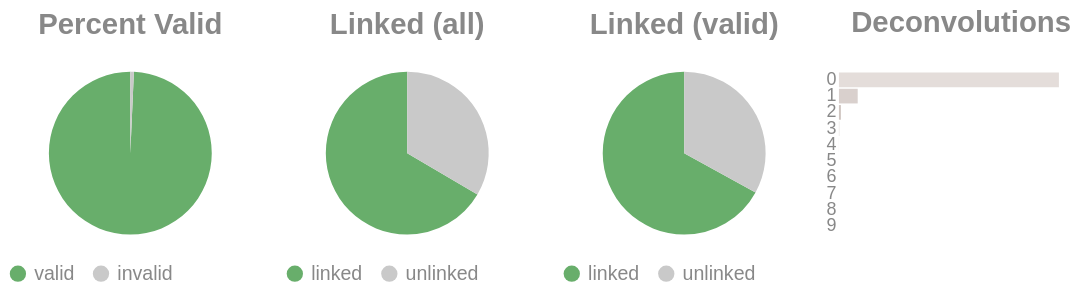

Here is the notebook cell this chart was saved with:
### Code cell
if SKIPLR:
    pass
else:
    clash = Counter()
    for i in valids['molecule'].to_list():
        _mol = i.split("-")
        if len(_mol) == 1:
            clash.update('0')
        else:
            clash.update(_mol[-1])

    _d = {"deconvolutions": [], 'count': []}
    for k,v in clash.items():
        _d['deconvolutions'].append(k)
        _d['count'].append(v)

    tot_valid = valids['reads'].sum()
    mask = valids['reads'] >= 2
    n_linked_reads = valids.filter(mask)['reads'].sum()
    if n_linked_reads == 0:
        print_html("No linked molecules (>=2 reads) were detected; skipping linked-only distributions.")
        SKIPLR = True
    else:
        perc_valid = round(tot_valid / n_reads, 4)
        linked_perc_abs = round(n_linked_reads / n_reads, 4)
        linked_perc = round(n_linked_reads / tot_valid, 4)

    _valid = pl.DataFrame({"valids": ['valid', 'invalid'], "count": [tot_valid, n_reads - tot_valid]})
    _linked_abs = pl.DataFrame({"linked (absolute)": ['linked', 'unlinked'], "count": [n_linked_reads, n_reads - n_linked_reads]})
    _linked_rel = pl.DataFrame({"linked (valids)": ['linked', 'unlinked'], "count": [n_linked_reads, tot_valid - n_linked_reads]})

    (
        alt.hconcat(
            piechart(_valid, goodval = 'valid', title = "Percent Valid"),
            piechart(_linked_abs, goodval = "linked", title =  "Linked (all)"),
            piechart(_linked_rel, goodval = "linked", title =  "Linked (valid)"),
            convolutionbar(pl.DataFrame(_d), title = "Deconvolutions"),
            center = True,
            bounds = 'flush'
        )
        .resolve_scale(color='independent')
        .resolve_legend('independent')
        .properties(usermeta={'embedOptions': {"actions": False}})
    ).display()

### Figure 1 — Vega-Lite specification as saved in the notebook (floating-point values rounded to 4 significant figures)
{"width": "container", "height": 400, "config": {"title": {"anchor": "start", "dy": -15, "fontSize": 18, "color": "#888888", "subtitleColor": "#888888", "subtitleFontSize": 14}, "arc": {"fill": "#0072B2"}, "axis": {"domainColor": "#888888", "domainWidth": 0.5, "gridWidth": 0.2, "grid": false, "titleFontWeight": 400, "titleFontSize": 15, "labelFontSize": 11, "labelColor": "#888888", "tickColor": "#888888", "tickWidth": 0.2, "titleColor": "#888888"}, "axisBand": {"grid": false}, "axisX": {"grid": true, "tickSize": 10, "domainCap": "round"}, "axisY": {"domain": false, "grid": true, "tickSize": 0, "domainCap": "round"}, "background": "transparent", "header": {"labelFontSize": 15, "labelColor": "#888888", "titleFontSize": 15, "titleFontWeight": 600, "titleColor": "#888888"}, "legend": {"labelFont": "sans-serif", "labelFontSize": 12, "labelColor": "#888888", "symbolSize": 100, "symbolType": "circle", "titleFontSize": 12, "titlePadding": 10, "titleColor": "#888888", "title": null}, "range": {"category": ["#E69F00", "#56B4E9", "#009E73", "#F0E442", "#0072B2", "#D55E00", "#CC79A7", "#000000"], "diverging": ["#cfe8f3", "#a2d4ec", "#73bfe2", "#46abdb", "#1696d2", "#12719e"]}, "area": {"fill": "#0072B2", "fillOpacity": 0.7, "line": true, "strokeOpacity": 0.7}, "line": {"color": "#0072B2", "stroke": "#0072B2", "strokeWidth": 2}, "trail": {"color": "#0072B2", "stroke": "#0072B2", "strokeWidth": 0, "size": 1}, "point": {"filled": true, "fillOpacity": 1.0, "size": 95}, "text": {"color": "#888888", "fontSize": 11, "align": "right", "fontWeight": 400, "size": 11}, "bar": {"fill": "#0072B2", "stroke": null}, "view": {"stroke": null, "continuousWidth": 660, "continuousHeight": 400}}, "hconcat": [{"data": {"name": "data-0aa3d0708a6199d1705e151a904c1ccf"}, "mark": {"type": "arc"}, "encoding": {"color": {"field": "valids", "legend": {"orient": "bottom", "title": null}, "scale": {"domain": ["valid", "invalid"], "range": ["#68ae6b", "#C9C9C9"]}, "title": "Valids", "type": "nominal"}, "theta": {"field": "count", "type": "quantitative"}, "tooltip": [{"field": "valids", "title": "Valids", "type": "ordinal"}, {"field": "percent", "format": ".2%", "title": "Percent", "type": "quantitative"}, {"field": "count", "title": "Count", "type": "quantitative"}]}, "height": 100, "title": {"text": "Percent Valid", "align": "center", "anchor": "middle"}, "transform": [{"calculate": "datum.count / 15389119", "as": "percent"}], "width": 150}, {"data": {"name": "data-e449a24c2f8e36795e25b295630504d5"}, "mark": {"type": "arc"}, "encoding": {"color": {"field": "linked (absolute)", "legend": {"orient": "bottom", "title": null}, "scale": {"domain": ["linked", "unlinked"], "range": ["#68ae6b", "#C9C9C9"]}, "title": "Linked (Absolute)", "type": "nominal"}, "theta": {"field": "count", "type": "quantitative"}, "tooltip": [{"field": "linked (absolute)", "title": "Linked (Absolute)", "type": "ordinal"}, {"field": "percent", "format": ".2%", "title": "Percent", "type": "quantitative"}, {"field": "count", "title": "Count", "type": "quantitative"}]}, "height": 100, "title": {"text": "Linked (all)", "align": "center", "anchor": "middle"}, "transform": [{"calculate": "datum.count / 15389119", "as": "percent"}], "width": 150}, {"data": {"name": "data-0773d64aae4c835174691b2cf1853c18"}, "mark": {"type": "arc"}, "encoding": {"color": {"field": "linked (valids)", "legend": {"orient": "bottom", "title": null}, "scale": {"domain": ["linked", "unlinked"], "range": ["#68ae6b", "#C9C9C9"]}, "title": "Linked (Valids)", "type": "nominal"}, "theta": {"field": "count", "type": "quantitative"}, "tooltip": [{"field": "linked (valids)", "title": "Linked (Valids)", "type": "ordinal"}, {"field": "percent", "format": ".2%", "title": "Percent", "type": "quantitative"}, {"field": "count", "title": "Count", "type": "quantitative"}]}, "height": 100, "title": {"text": "Linked (valid)", "align": "center", "anchor": "middle"}, "transform": [{"calculate": "datum.count / 15281208", "as": "percent"}], "width": 150}, {"data": {"name": "data-2ed026f3d3b3c48e9e54a31959fa4462"}, "mark": {"type": "bar"}, "encoding": {"color": {"field": "deconvolutions", "legend": null, "scale": {"scheme": "lightgreyred"}, "type": "nominal"}, "tooltip": [{"field": "deconvolutions", "title": "Deconvolutions", "type": "ordinal"}, {"field": "percent", "format": ".2%", "title": "Percent", "type": "quantitative"}, {"field": "count", "title": "Count", "type": "quantitative"}], "x": {"axis": null, "field": "count", "type": "quantitative"}, "y": {"field": "deconvolutions", "sort": "ascending", "title": null, "type": "nominal"}}, "height": 100, "title": {"text": "Deconvolutions", "align": "center", "anchor": "middle"}, "transform": [{"calculate": "datum.count / 7890028", "as": "percent"}], "width": 150}], "bounds": "flush", "center": true, "resolve": {"legend": {"angle": "independent"}, "scale": {"color": "independent"}}, "usermeta": {"embedOptions": {"actions": false}}, "$schema": "https://vega.github.io/schema/vega-lite/v6.1.0.json", "datasets": {"data-0aa3d0708a6199d1705e151a904c1ccf": [{"valids": "valid", "count": 15281208}, {"valids": "invalid", "count": 107911}], "data-e449a24c2f8e36795e25b295630504d5": [{"linked (absolute)": "linked", "count": 10237465}, {"linked (absolute)": "unlinked", "count": 5151654}], "data-0773d64aae4c835174691b2cf1853c18": [{"linked (valids)": "linked", "count": 10237465}, {"linked (valids)": "unlinked", "count": 5043743}], "data-2ed026f3d3b3c48e9e54a31959fa4462": [{"deconvolutions": "0", "count": 7201798}, {"deconvolutions": "1", "count": 614487}, {"deconvolutions": "2", "count": 64067}, {"deconvolutions": "3", "count": 8173}, {"deconvolutions": "4", "count": 1188}, {"deconvolutions": "5", "count": 229}, {"deconvolutions": "6", "count": 55}, {"deconvolutions": "7", "count": 19}, {"deconvolutions": "8", "count": 8}, {"deconvolutions": "9", "count": 4}]}}
